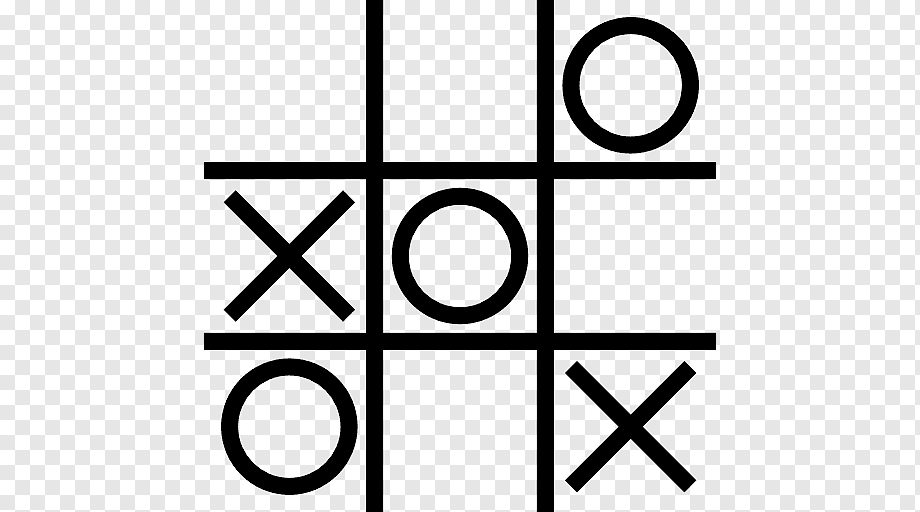
#> input picture 1c_project/image.png, 920 x 512 px
$ python main.py
#> lines starting #> are read from the running program, lines starting #| are printed output that depends on the picture; after the words box and inside, x2 and y2 are one past the last pixel; in counts of white or black regions, pixels touching at a corner belong together
import cv2

# read image
img_copy = cv2.imread('image.png')
#> img_copy is the input picture: shape (512, 920, 3); min 0, max 255, mean 209.7
img_copy = cv2.cvtColor(img_copy, cv2.COLOR_BGR2GRAY)
#> img_copy: shape (512, 920)
thresh, img = cv2.threshold(img_copy, 127, 1, cv2.THRESH_BINARY)
#> img: shape (512, 920); values 0 (black) and 1 (white), 86.4% white; 6 black regions, box (x1, y1, x2, y2) and area: (204, 0, 716, 512) 33660, (392, 188, 528, 324) 6413, (221, 358, 358, 495) 6413, (562, 17, 699, 154) 6404, (565, 361, 696, 492) 5555, (224, 190, 355, 322) 5448

# find first point of our board, which is nearest to left-upper edge
first_x, first_y = -1, -1
for i in range(img.shape[0]):
    for j in range(img.shape[1]):
        if img[i][j] == 0:
            first_x, first_y = i, j
            break
    if (first_x, first_y) != (-1, -1):
        break

# find width of line
width = 0
for i in range(img.shape[1]):
    if img[first_x][first_y + i] == 1:
        break
    width += 1
#> after the loop, width = 17

# find len of first part of line
edge_1_1 = 0
for i in range(img.shape[0]):
    if img[first_x + i][first_y - 1] == 0:
        break
    edge_1_1 += 1
#> after the loop, edge_1_1 = 162

# find len of middle part of line
edge_1_2 = 0
for i in range(img.shape[0]):
    if img[first_x + width + edge_1_1 + i][first_y - 1] == 0:
        break
    edge_1_2 += 1
#> after the loop, edge_1_2 = 154

print(width, edge_1_1, edge_1_2)
#| 17 162 154

centre_x_1_1 = first_x + (edge_1_1 // 2)
#> centre_x_1_1 = 81
centre_y_1_1 = first_y - (edge_1_1 // 2)
#> centre_y_1_1 = 285
step = (edge_1_1 // 2) + width + (edge_1_2 // 2)
#> step = 175

# checks having X in i, j sector
def is_x(i, j):
    if img[centre_x_1_1 + i * step][centre_y_1_1 + j * step] == 0:
        return True
    return False

# checks having O in i, j sector
def is_o(i, j):
    centre_x = centre_x_1_1 + i * step
    centre_y = centre_y_1_1 + j * step

    len = edge_1_1 // 4
    if j == 1:
        len = edge_1_2 // 4

    centre_y += len

    for k in range(len):
        if img[centre_x][centre_y + k] == 0:
            return True

    return False

board = [[0 for x in range(3)] for y in range(3)]
for i in range(3):
    for j in range(3):
        board[i][j] = 0

        if is_o(i, j):
            board[i][j] = -1

        if is_x(i, j):
            board[i][j] = 1
#> this loop made 3 passes

def have_line(my_board):
    for i in range(3):
        sum = my_board[i][0] + my_board[i][1] + my_board[i][2]
        if sum == 3 or sum == -3:
            return (i, 0, i, 2)

    for i in range(3):
        sum = my_board[0][i] + my_board[1][i] + my_board[2][i]
        if sum == 3 or sum == -3:
            return (0, i, 2, i)

    sum = my_board[0][0] + my_board[1][1] + my_board[2][2]
    if sum == 3 or sum == -3:
        return (0, 0, 2, 2)

    sum = my_board[0][2] + my_board[1][1] + my_board[0][2]
    if sum == 3 or sum == -3:
        return (0, 2, 2, 0)

    return False

if have_line(board) == False:
    print("don't have line")

(x_1, y_1, x_2, y_2) = have_line(board)
img_2 = img_copy.copy()
print((x_1, y_1, x_2, y_2))

first_centre = (centre_x_1_1 + x_1 * step, centre_y_1_1 + y_1 * step)
#> first_centre = (81, 635)
second_centre = (centre_x_1_1 + x_2 * step, centre_y_1_1 + y_2 * step)
#> second_centre = (431, 285)

print((x_1, y_1, x_2, y_2), first_centre, second_centre)
#| (0, 2, 2, 0) (81, 635) (431, 285)

cv2.line(img_2, first_centre, second_centre, (120, 120, 120), 5)
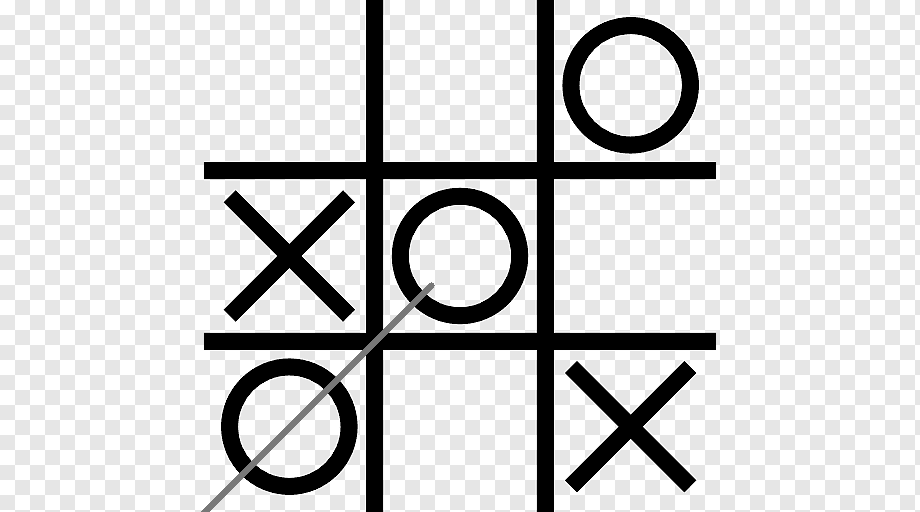
#> img_2: shape (512, 920); min 0, max 255, mean 209.5
cv2.imwrite("img_4.png", img_2)
